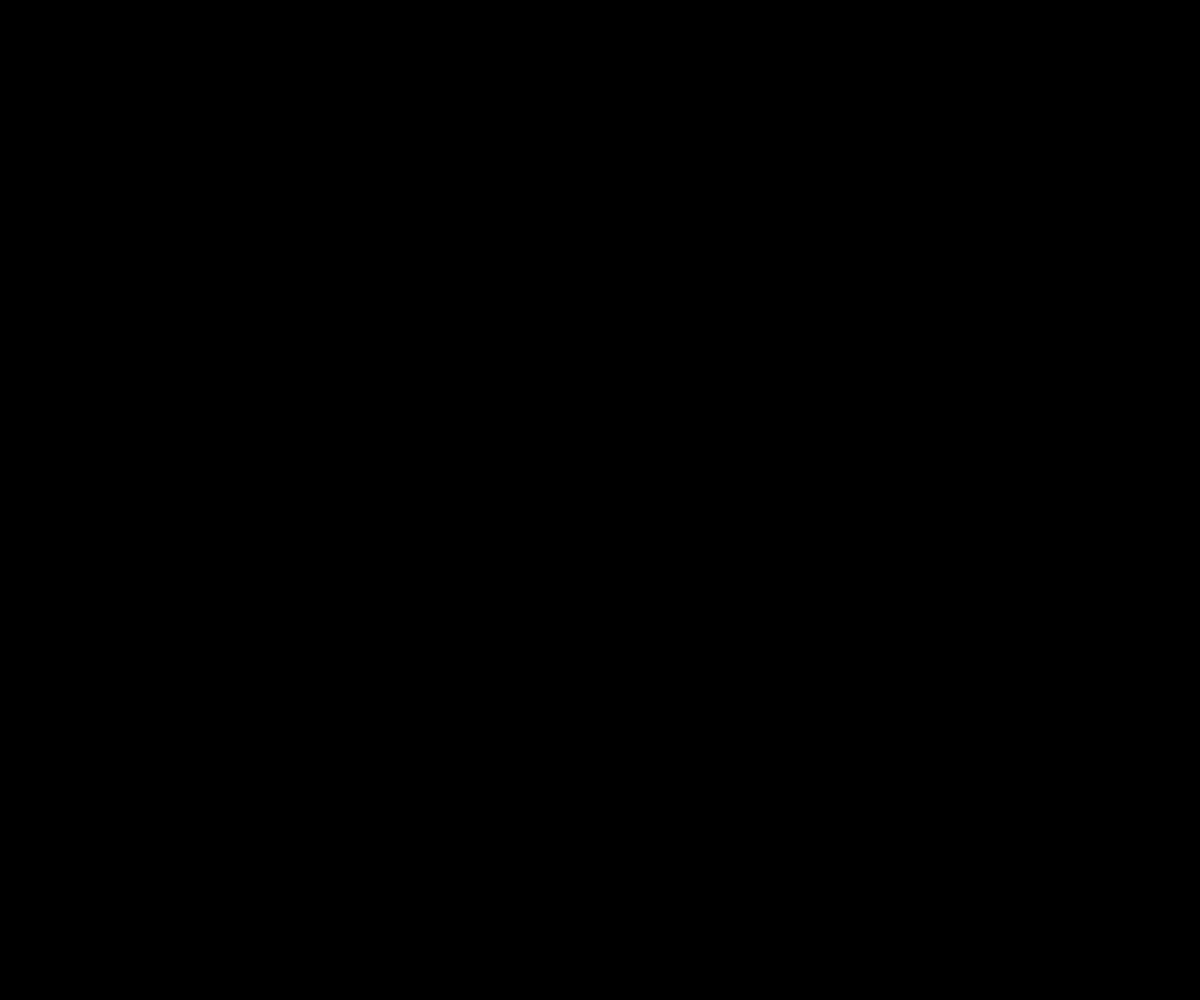
Frame 1 (no input)
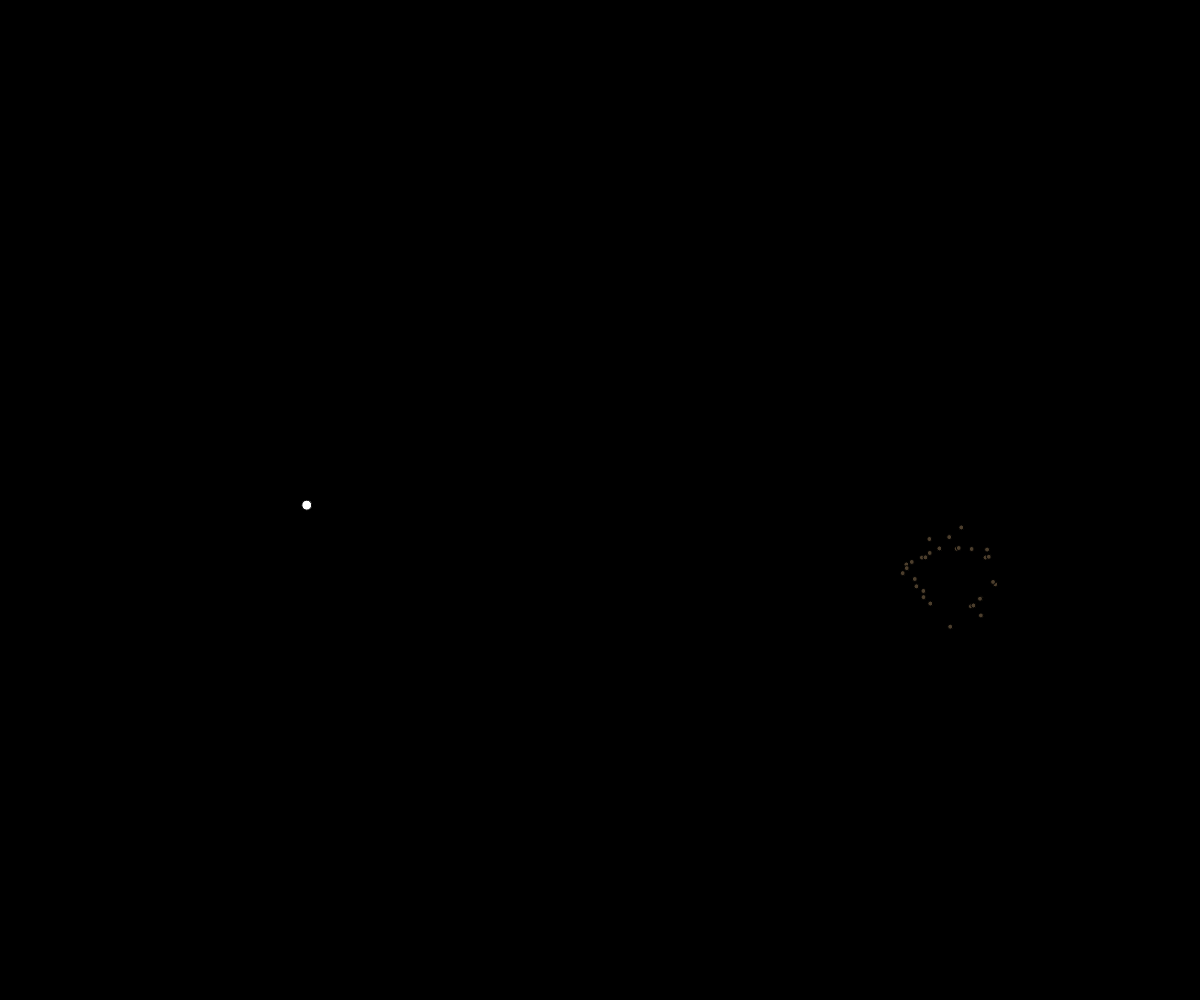
Frame 60 (no input)
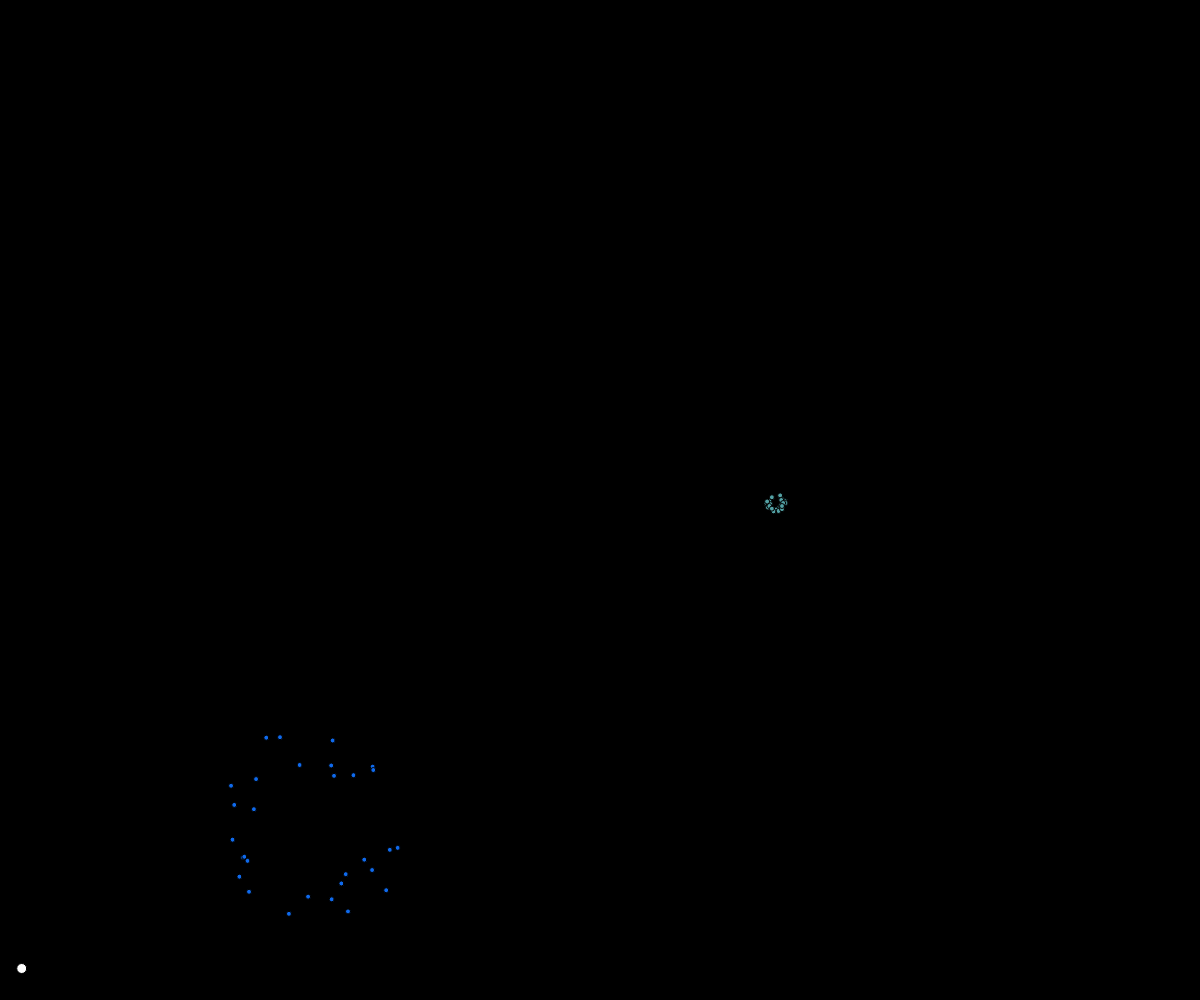
Frame 120 (the mouse pressed at the canvas centre since frame 60)

The p5.js sketch that drew these frames (run headless with seeded random() and noise() and a simulated clock; from frame 60 on, the mouse is pressed at the canvas centre):

// p5.js sketch
// ── sketch.js
let f=null; 
const gravity = 1;
let interval = 500;
let lastGenerated = -1;
let timer = Date.now()
const fireworks = [];

function setup() {
	createCanvas(windowWidth, windowHeight);
	f = new Firework(windowWidth/2, windowHeight-15);
	angleMode(DEGREES);
}

function draw() {
	background(0)	
	for (let i = fireworks.length -1; i >= 0; i--){
		fireworks[i].draw();
		fireworks[i].moveBall();
		if(fireworks[i].dead){
			fireworks.splice(i,1);
		}
	}
	newFirework();
}

function newFirework() {
	const now = Date.now()
	if( now > lastGenerated + interval){
		lastGenerated = Date.now();
		let f = new Firework(random(20, windowWidth-20), windowHeight)
		fireworks.push(f);
		interval=random(300,800);
	}
}

class Firework{
	constructor(x, y){
		this.x = x;
		this.y = y;
		this.exploded = false
		this.color = color(random(0, 255),random(0, 255),random(0, 255));
		this.speedY = random(30, 35);
		this.particles = [];
		this.dead = false;
	}

	draw(){
		fill(this.color);
		if(! this.exploded){
			fill(255,255,255);
			ellipse(this.x, this.y, 10, 10);	
		}else {
			for(let i = this.particles.length-1;  i>=0; i--){
				this.particles[i].drawParticle();
				if(this.particles[i].moveParticle()){
					this.particles.splice(i,1);
				}
				if(this.particles.length == 0){
					this.dead = true;
				}
			}
		}
	}

	moveBall(){
		if (! this.exploded){
			this.y = this.y - this.speedY;
			this.speedY -= gravity;
			if(this.speedY < 0){
				this.explode()
			}
		}
	}

	explode() {
		this.exploded = true;
		for(let i = 0; i< 30; i++){
			this.particles.push(new Particle(this.x, this.y, random(0, 360)));			
		}
	}
}

class Particle{
	constructor(x, y, angle){
		this.x = x;
		this.y = y;
		this.speedX = random(1, 2) * Math.cos(angle);
		this.speedY = random(1, 2) * Math.sin(angle);
	}

	drawParticle(){
		ellipse(this.x, this.y, 5, 5)
	}

	moveParticle(){
		this.x += this.speedX;
		this.y += this.speedY;
		this.speedY += gravity/4;
		return this.y > windowHeight+15;
	}
}
